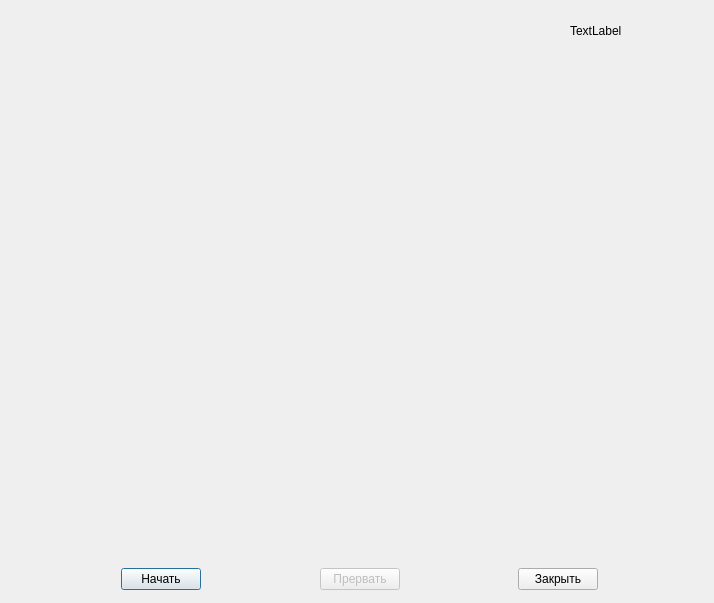
<?xml version="1.0" encoding="UTF-8"?>
<ui version="4.0">
 <class>dCheckPVD</class>
 <widget class="QDialog" name="dCheckPVD">
  <property name="geometry">
   <rect>
    <x>0</x>
    <y>0</y>
    <width>714</width>
    <height>603</height>
   </rect>
  </property>
  <property name="windowTitle">
   <string>Dialog</string>
  </property>
  <widget class="QWidget" name="horizontalLayoutWidget">
   <property name="geometry">
    <rect>
     <x>9</x>
     <y>559</y>
     <width>701</width>
     <height>41</height>
    </rect>
   </property>
   <layout class="QHBoxLayout" name="horizontalLayout">
    <item>
     <spacer name="horizontalSpacer_3">
      <property name="orientation">
       <enum>Qt::Horizontal</enum>
      </property>
      <property name="sizeHint" stdset="0">
       <size>
        <width>40</width>
        <height>20</height>
       </size>
      </property>
     </spacer>
    </item>
    <item>
     <widget class="QPushButton" name="pbStart">
      <property name="text">
       <string>Начать</string>
      </property>
     </widget>
    </item>
    <item>
     <spacer name="horizontalSpacer">
      <property name="orientation">
       <enum>Qt::Horizontal</enum>
      </property>
      <property name="sizeHint" stdset="0">
       <size>
        <width>40</width>
        <height>20</height>
       </size>
      </property>
     </spacer>
    </item>
    <item>
     <widget class="QPushButton" name="pbStop">
      <property name="enabled">
       <bool>false</bool>
      </property>
      <property name="text">
       <string>Прервать</string>
      </property>
     </widget>
    </item>
    <item>
     <spacer name="horizontalSpacer_2">
      <property name="orientation">
       <enum>Qt::Horizontal</enum>
      </property>
      <property name="sizeHint" stdset="0">
       <size>
        <width>40</width>
        <height>20</height>
       </size>
      </property>
     </spacer>
    </item>
    <item>
     <widget class="QPushButton" name="pbClose">
      <property name="text">
       <string>Закрыть</string>
      </property>
     </widget>
    </item>
    <item>
     <spacer name="horizontalSpacer_4">
      <property name="orientation">
       <enum>Qt::Horizontal</enum>
      </property>
      <property name="sizeHint" stdset="0">
       <size>
        <width>40</width>
        <height>20</height>
       </size>
      </property>
     </spacer>
    </item>
   </layout>
  </widget>
  <widget class="QLabel" name="label">
   <property name="geometry">
    <rect>
     <x>570</x>
     <y>20</y>
     <width>67</width>
     <height>21</height>
    </rect>
   </property>
   <property name="text">
    <string>TextLabel</string>
   </property>
  </widget>
 </widget>
 <resources/>
 <connections>
  <connection>
   <sender>pbClose</sender>
   <signal>clicked()</signal>
   <receiver>dCheckPVD</receiver>
   <slot>accept()</slot>
   <hints>
    <hint type="sourcelabel">
     <x>560</x>
     <y>578</y>
    </hint>
    <hint type="destinationlabel">
     <x>356</x>
     <y>301</y>
    </hint>
   </hints>
  </connection>
 </connections>
</ui>
